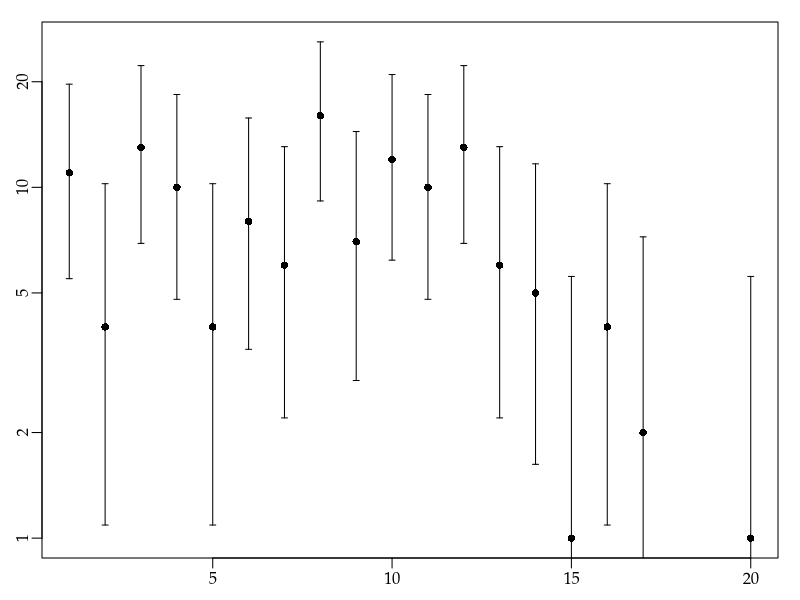

Generate this figure with R:
args = commandArgs()
basename = sub(".R$", "", sub("^--file=(.*/)?", "", args[grep("^--file=", args)]))
if (length(basename) != 0)
    quartz(type="pdf", file=paste0(basename, ".pdf"), width=4, height=3)
par(family="Palatino")
par(mgp=c(1.5,0.5,0)) # title and axis margins. default: c(3,1,0)
par(mar=c(2,2,1,1)+0.1) # bottom, left, top, right margins. default: c(5,4,4,2)+0.1
y = c(11,4,13,10,4,8,6,16,7,12,10,13,6,5,1,4,2,0,0,1)
ci = sapply(1:20, function(i){poisson.test(y[i])$conf.int})
plot(1:20, y, type="p", pch=16, xlab="", ylab="", ylim=range(c(1,ci[2,])), log="y")
arrows(1:20, ci[1,], 1:20, ci[2,], length=0.03, angle=90, code=3)
dev.off()
